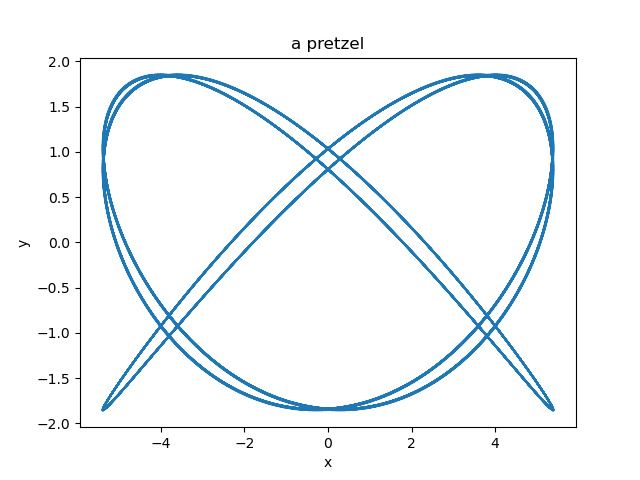

Here is the Python script that generated this plot:
import matplotlib.pyplot as plt
import numpy as np

t = np.linspace(0, 2*np.pi, 1000)
x = 27/5 * np.sin(3/2 - 30*t)
y = 13/7 * np.sin(1/2 - 40*t)

#i)
plt.plot(x, y)
plt.xlabel('x')
plt.ylabel('y')


#ii)
plt.title('a pretzel')
plt.savefig('problem2.png')
plt.show()